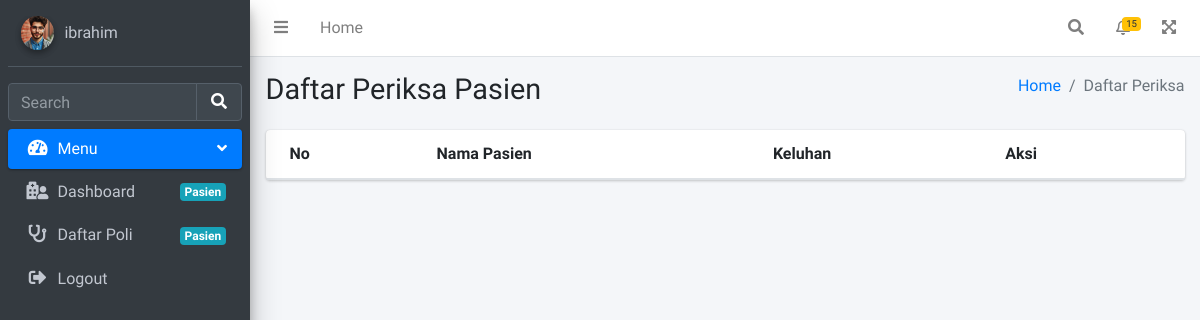
/periksaPasien.php (signed in), run on an earlier commit of the app's database.
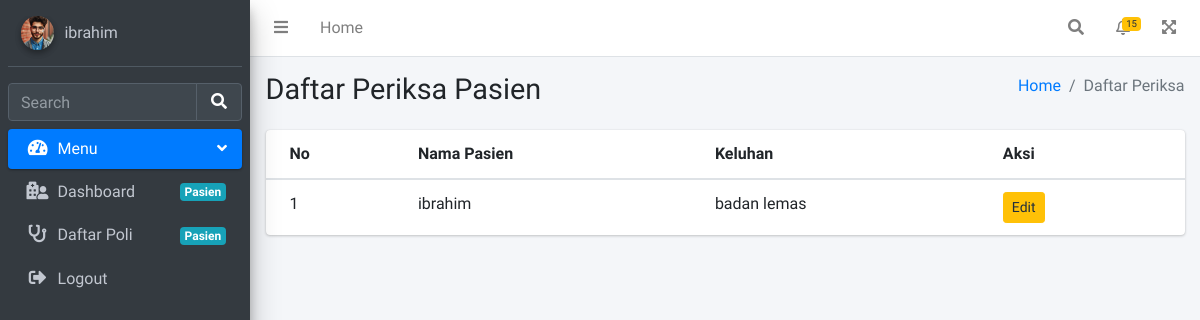
And on a later commit of the database.
### tables this page shows
CREATE TABLE `daftar_poli` (
  `id` int(10) UNSIGNED NOT NULL,
  `id_pasien` int(11) UNSIGNED NOT NULL,
  `id_jadwal` int(11) UNSIGNED NOT NULL,
  `keluhan` text NOT NULL,
  `no_antrian` int(10) UNSIGNED NOT NULL,
  `status_periksa` enum('0','1') NOT NULL
);

CREATE TABLE `pasien` (
  `id` int(10) UNSIGNED NOT NULL,
  `nama` varchar(255) NOT NULL,
  `password` varchar(50) NOT NULL,
  `alamat` varchar(255) NOT NULL,
  `no_ktp` varchar(255) NOT NULL,
  `no_hp` varchar(50) NOT NULL,
  `no_rm` varchar(25) NOT NULL
);

### pages/periksaPasien/index.php (the view, shortened to what this page needs)
<div class="content-header">
    <div class="container-fluid">
        <div class="row mb-2">
            <div class="col-sm-6">
                <h1 class="m-0">Daftar Periksa Pasien</h1>
            </div>
            <div class="col-sm-6">
                <ol class="breadcrumb float-sm-right">
                    <li class="breadcrumb-item"><a href="index.php?page=home">Home</a></li>
                    <li class="breadcrumb-item active">Daftar Periksa</li>
                </ol>
            </div>
        </div>
    </div>
</div>
<div class="content">
    <div class="container-fluid">
        <div class="row">
            <div class="col-12">
                <div class="card">
                    <div class="card-body table-responsive p-0">
                        <table class="table table-hover text-nowrap">
                            <thead>
                                <tr>
                                    <th>No</th>
                                    <th>Nama Pasien</th>
                                    <th>Keluhan</th>
                                    <th>Aksi</th>
                                </tr>
                            </thead>
                            <tbody>
                                <?php
                                    $no = 1;
                                    require 'config/koneksi.php';
                                    $query = "SELECT pasien.nama, daftar_poli.keluhan, daftar_poli.status_periksa, daftar_poli.id FROM daftar_poli INNER JOIN
                                    pasien ON daftar_poli.id_pasien = pasien.id INNER JOIN jadwal_periksa ON daftar_poli.id_jadwal = jadwal_periksa.id
                                    INNER JOIN dokter ON jadwal_periksa.id_dokter = dokter.id WHERE dokter.id = '$id_dokter'";
                                    $result = mysqli_query($mysqli,$query);
                                    while ($data = mysqli_fetch_assoc($result)) {
                                ?>
                                <tr>
                                    <td><?php echo $no++ ?></td>
                                    <td><?php echo $data['nama']; ?></td>
                                    <td><?php echo $data['keluhan']; ?></td>
                                    <td>
                                        <?php if ($data['status_periksa']==1) {
                                        ?>
                                        <button type='button' class='btn btn-sm btn-warning edit-btn'
                                            data-toggle="modal"
                                            data-target="#editModal_<?php echo $data['id'] ?>">Edit</button>
                                        <?php } ?>
                                    </td>
                                </tr>
                                <?php } ?>
                            </tbody>
                        </table>
                    </div>
                </div>
            </div>
        </div>
    </div>
</div>

What changed in the data, as far as the page shows it:
added daftar_poli: id_pasien.nama "ibrahim", keluhan "badan lemas"
